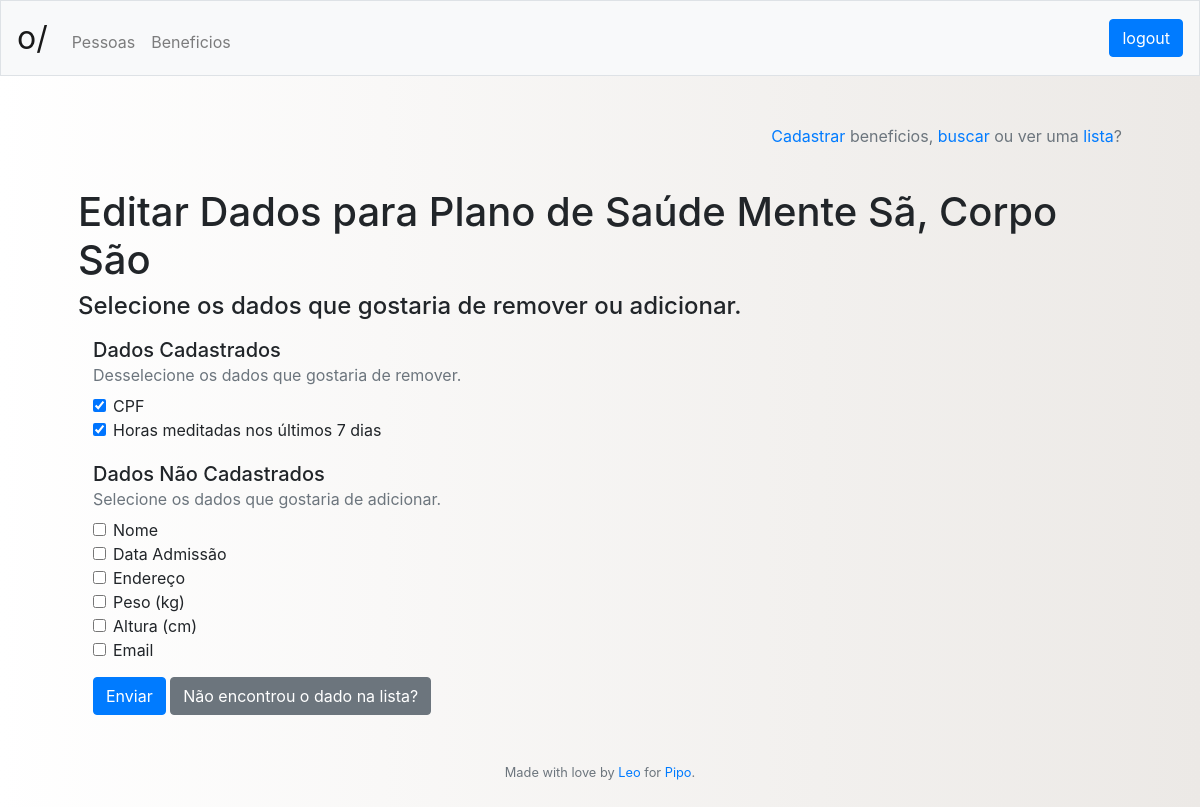
The page /beneficios/editar/4 (signed in) on the database its author committed.
### tables this page shows
CREATE TABLE benefit
	(id INTEGER NOT NULL PRIMARY KEY AUTOINCREMENT,
	name VARCHAR(255) NOT NULL,
	timestamp DATETIME DEFAULT CURRENT_TIMESTAMP);

CREATE TABLE datatype
	(id INTEGER NOT NULL PRIMARY KEY AUTOINCREMENT,
	name VARCHAR(100) NOT NULL,
	example VARCHAR(144) NOT NULL);

### app.py (the view)
@app.route("/<who>/editar/<idWho>", methods=['GET', 'POST'])
@login_required
def editprofile(who, idWho):
	if it_isnt_id(idWho):
		return redirect("/")
	if request.method == "POST":
		if who == "pessoas":
			profile = get_profile(idWho)
			if not profile:
				whoops = "Este perfil não existe."
				return render_template("list.html", who = who,
						header = get_header(session), whoops = whoops)
			ids_benefit = request.form.getlist("idBenefit")
			force_update = request.form.get("force_update")
			updated = update_person_benefits(idWho, ids_benefit)
			if updated or force_update:
				benefits_data = get_benefits_data(ids_benefit)
				person_data_to_fill = get_person_data(profile, benefits_data)
				return render_template("registerpersondata.html",
								person_data = person_data_to_fill,
								header = get_header(session),
								profile = profile, who = who)
			return redirect("/pessoas/perfil/{}".format(idWho))
		elif who == "beneficios":
			ids_datatype = request.form.getlist("idDatatype")
			if not ids_datatype:
				whoops = "Você não pode eliminar todos os dados"
				return render_template("list.html", header = get_header(session),
										whoops = whoops, who = who)
			if update_benefit_data(idWho, ids_datatype):
				return redirect("/beneficios/perfil/{}".format(idWho))
			else:
				whoops = "Erro na atualização do perfil."
				return render_template("list.html", header = get_header(session),
										whoops = whoops, who = who)
	else:
		if who == "pessoas":
			return render_template("editpersonbenefits.html",
								header = get_header(session),
								profile = get_profile(idWho),
								benefits_list = get_company_benefits(session["idCompany"]))
		elif who == "dados":
			profile = get_profile(idWho)
			return render_template("registerpersondata.html",
									person_data = profile["data"],
									profile = profile, who = "pessoas",
									header = get_header(session))
		elif who == "beneficios":
			profile = get_benefit_profile(idWho)
			if not profile:
				whoops = "Esse perfil não existe"
				return render_template("list.html", header = get_header(session),
										whoops = whoops, who = who)
			return render_template("editbenefit.html", header = get_header(session),
									profile = profile, who = who,
									data_list = get_all_table("datatype"))
		else:
			return redirect("/pessoas/lista")

### app.py (called while the page is built)
@app.after_request
def after_request(response):
    response.headers["Cache-Control"] = "no-cache, no-store, must-revalidate"
    response.headers["Expires"] = 0
    response.headers["Pragma"] = "no-cache"
    return response

@app.teardown_request
def remove_session(ex=None):
    db.remove()

def login_required(f):
    @wraps(f)
    def decorated_function(*args, **kwargs):
        if session.get("id") is None:
            return redirect("/login")
        return f(*args, **kwargs)
    return decorated_function

def get_header(session):
	try:
		header = {"name": session["name"],
					"company": session["company"],
					"admin": get_admin_title(session["admin"]),
					"id": session["id"]}
	except:
		header = {"name": "",
					"company": "",
					"admin": "",
					"id": ""}
	return header

def is_it_bad(string):
	if string is None:
		return True
	not_safe = "; \\ ' '' %"
	for letter in string:
		if letter in not_safe.split():
			return True
	return False

def it_isnt_id(may_be_id):
	if may_be_id is None:
		return True
	if not str(may_be_id).isdigit():
		return True
	return False

def get_all_table(table):
	try:
		table_names = ["admin", "benefit", "benefitdata", "company", "companybenefit",
						"datatype", "person", "personbenefit", "persondata"]
		if table.lower() not in table_names:
			return None
		table_all = db.execute("""SELECT * FROM {}""".format(table)).fetchall()
		return table_all
	except:
		raise Exception("Undefined SQL query error")

def get_one_from(table, where, data):
	try:
		table_names = ["admin", "benefit", "benefitdata", "company", "companybenefit",
						"datatype", "person", "personbenefit", "persondata"]
		if table.lower() not in table_names:
			return None
		if is_it_bad(where) or is_it_bad(data):
			return None
		one_from = db.execute("""SELECT * FROM {} WHERE {} = :{}""".format(table,
							where, where), {"{}".format(where): data}).fetchone()
		return one_from
	except:
		raise Exception("Undefined SQL query error")

### templates/editbenefit.html
{% extends "layout.html" %}
{% block main %}
    <p align="right" class="text-muted"><a href="/{{ who }}/cadastro">Cadastrar</a> {{ who }}, <a href="/{{ who }}/busca">buscar</a> ou ver uma <a href="/{{ who }}/lista">lista</a>?</p>
    <br>
	<h1>Editar Dados para {{ profile["name"] }}</h1>
    <h4>Selecione os dados que gostaria de remover ou adicionar.</h4>
    <div class="container" style="margin-top: 17px;">
    	<form action="/beneficios/editar/{{ profile['id'] }}" method="post">
            {% if data_list|length %}
                <h5>Dados Cadastrados</h5>
                <p style="margin-bottom: 7px; margin-top: -7px;"  class="text-muted">Desselecione os dados que gostaria de remover.</p>
                <div class="form-check" style="margin-bottom: 20px;">
                    {% for data in data_list %}
                        {% if data in profile["data"] %}
                            <input class="form-check-input" type="checkbox" id="{{ data['id'] }}" name="idDatatype" value="{{ data['id'] }}" checked>
                            <label class="form-check-label" for="{{ data['id'] }}">{{ data['name'] }}</label><br>
                        {% endif %}
                    {% endfor %}
                </div>
                <h5>Dados Não Cadastrados</h5>
                <p style="margin-bottom: 7px; margin-top: -7px;"  class="text-muted">Selecione os dados que gostaria de adicionar.</p>
                <div class="form-check">
                    {% for data in data_list %}
                            {% if data not in profile["data"] %}
                                <input class="form-check-input" type="checkbox" id="{{ data['id'] }}" name="idDatatype" value="{{ data['id'] }}">
                            <label class="form-check-label" for="{{ data['id'] }}">{{ data['name'] }}</label><br>
                            {% endif %}
                    {% endfor %}
                </div>
            {% endif %}
            <div style="margin-top: 15px;">
            <button class="btn btn-primary" type="submit">Enviar</button>
            <a href="/beneficios/cadastro/dado/{{ profile['id'] }}" class="btn btn-secondary" type="submit">Não encontrou o dado na lista?</a>
            </div>
        </form>
    </div>
{% endblock %}

### static/styles.css (style rules this page uses)
body { background: #ECE9E6; background: -webkit-linear-gradient(to right, #FFFFFF, #ECE9E6); background: linear-gradient(to right, #FFFFFF, #ECE9E6); }

### rows shown on the page
benefit: name "Plano de Saúde Mente Sã, Corpo São"
datatype: name "CPF"
datatype: name "Horas meditadas nos últimos 7 dias"
datatype: name "Nome"
datatype: name "Data Admissão"
datatype: name "Endereço"
datatype: name "Peso (kg)"
datatype: name "Altura (cm)"
datatype: name "Email"

### other values the page prints
{{ who }} "beneficios"
